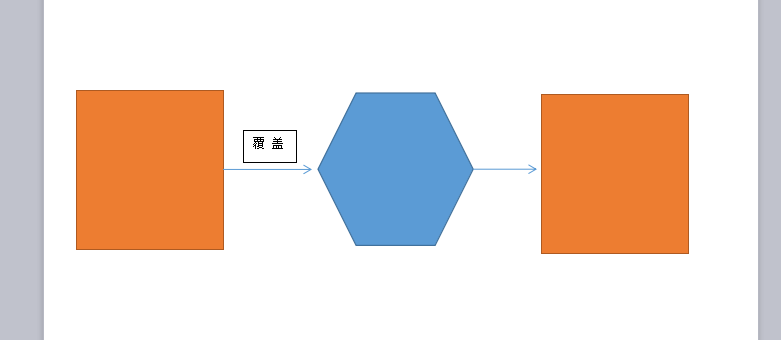
#> input picture OpenCV/poly.png, 781 x 340 px
$ python '多邊形辨識.py'
#> lines starting #> are read from the running program, lines starting #| are printed output that depends on the picture; after the words box and inside, x2 and y2 are one past the last pixel; in counts of white or black regions, pixels touching at a corner belong together
import cv2

RECT, HEXAGON = 2, 3
frame = cv2.imread('poly.png')
#> frame is the input picture: shape (340, 781, 3); mean B, G, R 210.4, 219, 234.3
gray = cv2.cvtColor(frame, cv2.COLOR_BGR2GRAY)
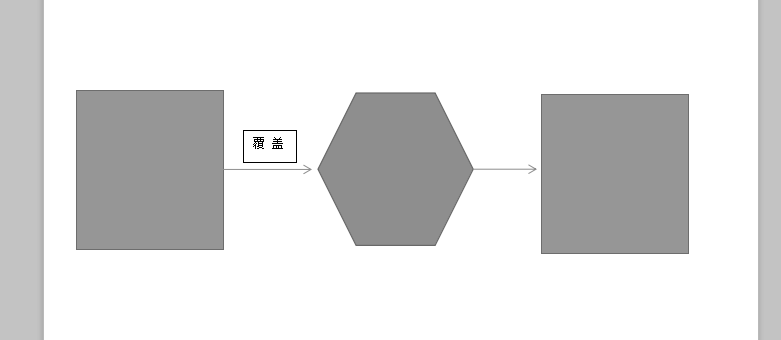
#> gray: shape (340, 781); min 0, max 255, mean 222.6

edged = cv2.Canny(gray, 50, 100)
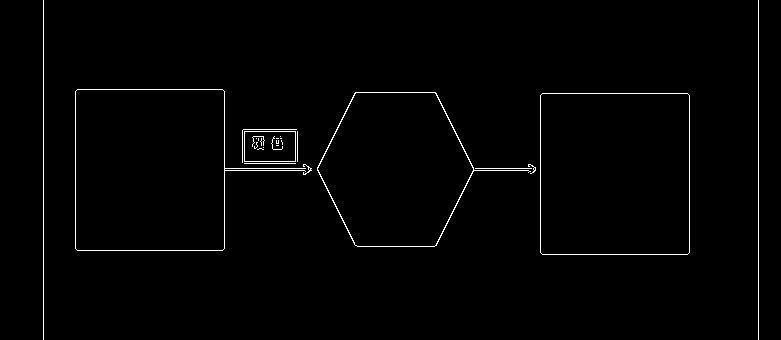
#> edged: shape (340, 781); 1.2% white in thin lines or dots
#使用Canny算法在輸入圖像中找到邊緣，並在輸出地圖邊緣中對其進行標記。
#原型 edges = cv.Canny( image, threshold1, threshold2[, edges[, apertureSize[, L2gradient]]]    )
#image 8位元輸入圖像,灰階。
#threshold1 磁滯過程的第一閾值。
#threshold2 磁滯過程的第二個閾值。
#edges 輸出邊緣圖；單通道8位圖像，其大小與image相同。
edged = cv2.dilate(edged, None, iterations=1)
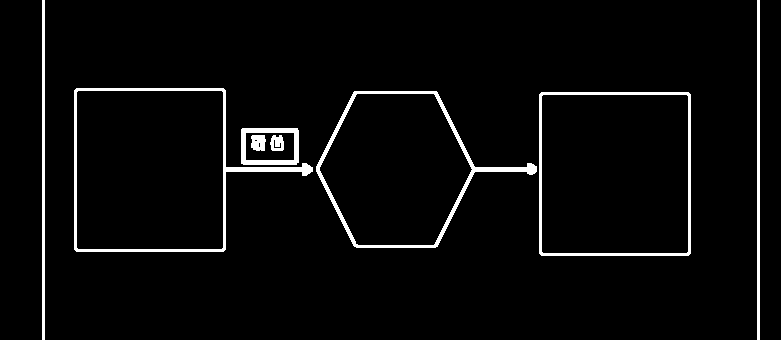
#> edged: shape (340, 781); 3.6% white; 8 white regions
contours, hierarchy = cv2.findContours(edged, cv2.RETR_EXTERNAL, cv2.CHAIN_APPROX_SIMPLE)
#> contours = 6 contours; box (x1, y1, x2, y2) and area: (74, 88, 313, 252) 25007, (539, 92, 691, 256) 24605, (316, 91, 537, 248) 19205, (241, 128, 299, 165) 2045, (757, 0, 760, 340) 678, (42, 0, 45, 340) 678

print('===處理前')
print('矩形點數量：{}'.format(len(contours[RECT])))
#| 矩形點數量：324
print('六邊形點數量：{}'.format(len(contours[HEXAGON])))
#| 六邊形點數量：28
print('contours數量：{}'.format(len(contours)))
#| contours數量：6

approx_rect = cv2.approxPolyDP(contours[RECT], 30, True)
#> approx_rect = [[316, 166], [356, 247], [435, 247], [475, 171], [536, 171], [475, 167], [436, 91], [354, 91]]
#以指定的精度逼近多邊形曲線。
#原型 approxCurve	=	cv.approxPolyDP(	curve, epsilon, closed[, approxCurve]
#curve 2D點的輸入向量。
#epsilon 指定近似精度的參數。這是原始曲線與其近似值之間的最大距離。
#approxCurve 近似結果。類型應與輸入曲線的類型匹配。
#closed 如果為true，則近似曲線是閉合的（其第一個和最後一個頂點已連接）。否則，它不會關閉。
approx_hex = cv2.approxPolyDP(contours[HEXAGON], 30, True)
#> approx_hex = [[74, 90], [76, 251], [223, 251], [226, 171], [312, 171], [226, 167], [223, 88]]

print('===處理後')
print('矩形點數量：{}'.format(len(approx_rect)))
#| 矩形點數量：8
print('六邊形點數量：{}'.format(len(approx_hex)))
#| 六邊形點數量：7

cv2.drawContours(frame, [approx_rect], -1, (0, 0, 255), 5)
cv2.drawContours(frame, [approx_hex], -1, (0, 0, 255), 5)
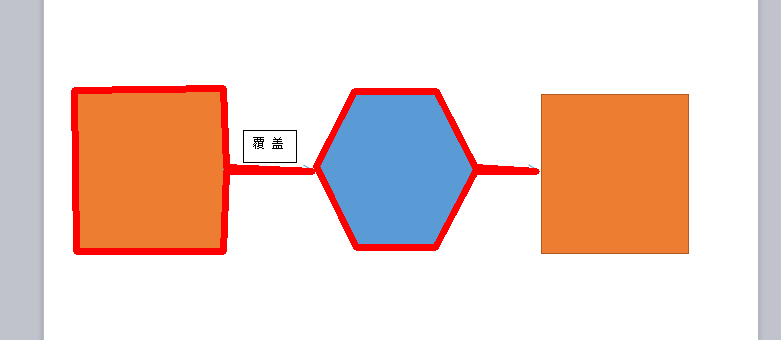
#> frame: shape (340, 781, 3); mean B, G, R 203.3, 211.8, 235.4

cv2.imshow('frame', frame)
cv2.waitKey(0)
#> (the run stopped early here; a loop or call above may not have finished)
